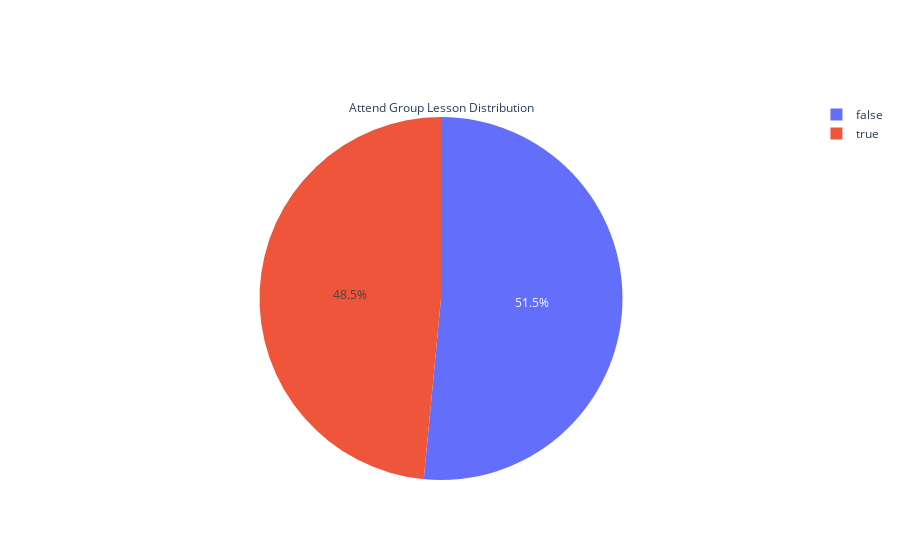

The notebook cell this image was saved under:
### Markdown cell above
### Attend Group Lesson Distribution

### Code cell
# Create a new Plotly figure
fig = go.Figure()

# Add a pie chart trace for 'attend_group_lesson' distribution
fig.add_trace(go.Pie(
    labels=df['attend_group_lesson'].value_counts().index,  # Get unique attendance labels (Yes/No)
    values=df['attend_group_lesson'].value_counts().values,  # Get counts for each attendance type
    title='Attend Group Lesson Distribution'  # Set chart title
))

# Display the plot
iplot(fig)

# Save the plot as an interactive HTML file
fig.write_html("../over_45/vis_45/attend_group_lesson_count.html")

### Figure 1 — Plotly figure (JSON) as saved in the notebook; plotly's stock layout.template omitted (floating-point values rounded to 4 significant figures)
{"data": [{"labels": [false, true], "title": {"text": "Attend Group Lesson Distribution"}, "type": "pie", "values": [68, 64]}], "layout": {}}
